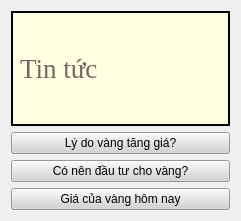
   <widget class="QWidget" name="verticalLayoutWidget_2">
    <property name="geometry">
     <rect>
      <x>30</x>
      <y>440</y>
      <width>241</width>
      <height>221</height>
     </rect>
    </property>
    <layout class="QVBoxLayout" name="verticalLayout_2">
     <item>
      <widget class="QLabel" name="label_6">
       <property name="palette">
        <palette>
         <active>
          <colorrole role="WindowText">
           <brush brushstyle="SolidPattern">
            <color alpha="255">
             <red>105</red>
             <green>105</green>
             <blue>105</blue>
            </color>
           </brush>
          </colorrole>
          <colorrole role="Button">
           <brush brushstyle="SolidPattern">
            <color alpha="255">
             <red>255</red>
             <green>255</green>
             <blue>224</blue>
            </color>
           </brush>
          </colorrole>
          <colorrole role="Text">
           <brush brushstyle="SolidPattern">
            <color alpha="255">
             <red>105</red>
             <green>105</green>
             <blue>105</blue>
            </color>
           </brush>
          </colorrole>
          <colorrole role="ButtonText">
           <brush brushstyle="SolidPattern">
            <color alpha="255">
             <red>105</red>
             <green>105</green>
             <blue>105</blue>
            </color>
           </brush>
          </colorrole>
          <colorrole role="Base">
           <brush brushstyle="SolidPattern">
            <color alpha="255">
             <red>255</red>
             <green>255</green>
             <blue>224</blue>
            </color>
           </brush>
          </colorrole>
          <colorrole role="Window">
           <brush brushstyle="SolidPattern">
            <color alpha="255">
             <red>255</red>
             <green>255</green>
             <blue>224</blue>
            </color>
           </brush>
          </colorrole>
         </active>
         <inactive>
          <colorrole role="WindowText">
           <brush brushstyle="SolidPattern">
            <color alpha="255">
             <red>105</red>
             <green>105</green>
             <blue>105</blue>
            </color>
           </brush>
          </colorrole>
          <colorrole role="Button">
           <brush brushstyle="SolidPattern">
            <color alpha="255">
             <red>255</red>
             <green>255</green>
             <blue>224</blue>
            </color>
           </brush>
          </colorrole>
          <colorrole role="Text">
           <brush brushstyle="SolidPattern">
            <color alpha="255">
             <red>105</red>
             <green>105</green>
             <blue>105</blue>
            </color>
           </brush>
          </colorrole>
          <colorrole role="ButtonText">
           <brush brushstyle="SolidPattern">
            <color alpha="255">
             <red>105</red>
             <green>105</green>
             <blue>105</blue>
            </color>
           </brush>
          </colorrole>
          <colorrole role="Base">
           <brush brushstyle="SolidPattern">
            <color alpha="255">
             <red>255</red>
             <green>255</green>
             <blue>224</blue>
            </color>
           </brush>
          </colorrole>
          <colorrole role="Window">
           <brush brushstyle="SolidPattern">
            <color alpha="255">
             <red>255</red>
             <green>255</green>
             <blue>224</blue>
            </color>
           </brush>
          </colorrole>
         </inactive>
         <disabled>
          <colorrole role="WindowText">
           <brush brushstyle="SolidPattern">
            <color alpha="255">
             <red>105</red>
             <green>105</green>
             <blue>105</blue>
            </color>
           </brush>
          </colorrole>
          <colorrole role="Button">
           <brush brushstyle="SolidPattern">
            <color alpha="255">
             <red>255</red>
             <green>255</green>
             <blue>224</blue>
            </color>
           </brush>
          </colorrole>
          <colorrole role="Text">
           <brush brushstyle="SolidPattern">
            <color alpha="255">
             <red>105</red>
             <green>105</green>
             <blue>105</blue>
            </color>
           </brush>
          </colorrole>
          <colorrole role="ButtonText">
           <brush brushstyle="SolidPattern">
            <color alpha="255">
             <red>105</red>
             <green>105</green>
             <blue>105</blue>
            </color>
           </brush>
          </colorrole>
          <colorrole role="Base">
           <brush brushstyle="SolidPattern">
            <color alpha="255">
             <red>255</red>
             <green>255</green>
             <blue>224</blue>
            </color>
           </brush>
          </colorrole>
          <colorrole role="Window">
           <brush brushstyle="SolidPattern">
            <color alpha="255">
             <red>255</red>
             <green>255</green>
             <blue>224</blue>
            </color>
           </brush>
          </colorrole>
         </disabled>
        </palette>
       </property>
       <property name="font">
        <font>
         <family>Times New Roman</family>
         <pointsize>20</pointsize>
        </font>
       </property>
       <property name="styleSheet">
        <string notr="true">color:#696969;
background-color: #FFFFE0;
border: 2px solid black;
</string>
       </property>
       <property name="text">
        <string>Tin tức</string>
       </property>
      </widget>
     </item>
     <item>
      <widget class="QPushButton" name="btnlydo">
       <property name="styleSheet">
        <string notr="true">background-color:#D3D3D3</string>
       </property>
       <property name="text">
        <string>Lý do vàng tăng giá?</string>
       </property>
      </widget>
     </item>
     <item>
      <widget class="QPushButton" name="btncn">
       <property name="styleSheet">
        <string notr="true">background-color:#D3D3D3</string>
       </property>
       <property name="text">
        <string>Có nên đầu tư cho vàng?</string>
       </property>
      </widget>
     </item>
     <item>
      <widget class="QPushButton" name="btngc">
       <property name="styleSheet">
        <string notr="true">background-color:#D3D3D3</string>
       </property>
       <property name="text">
        <string>Giá của vàng hôm nay</string>
       </property>
      </widget>
     </item>
    </layout>
   </widget>
